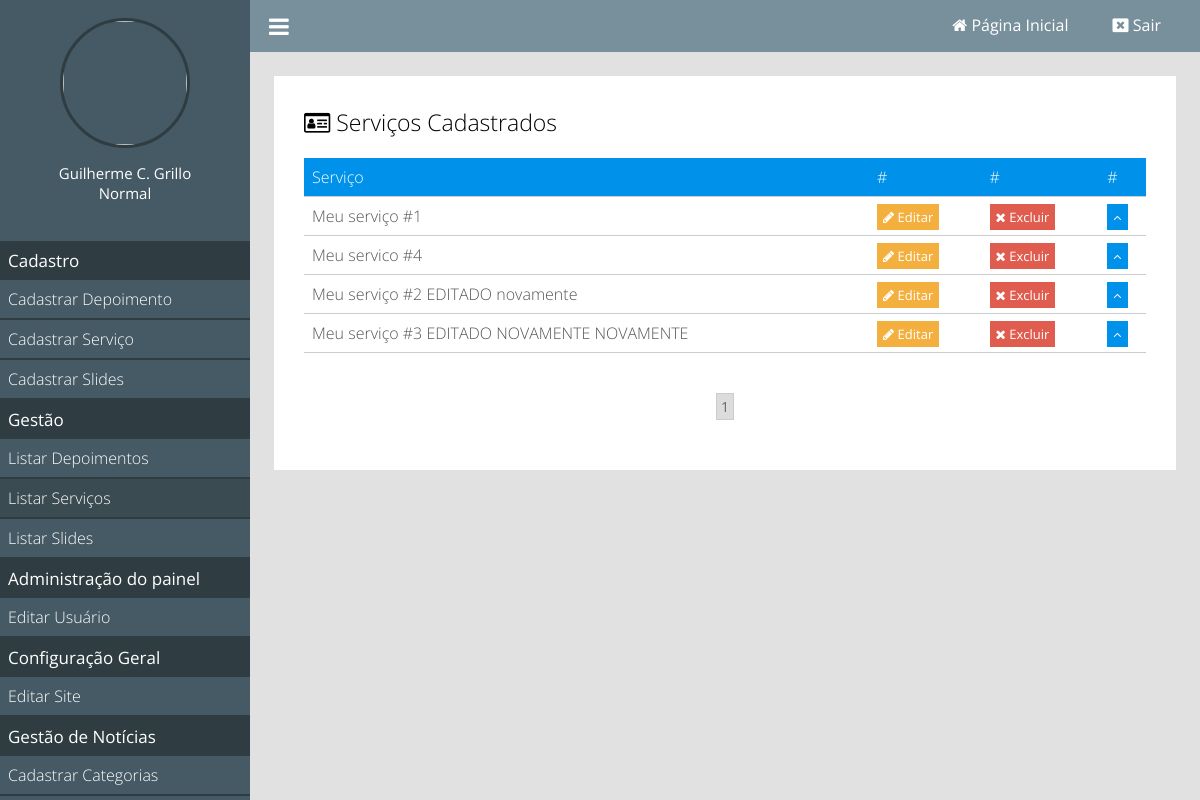
/painel/listar-servicos (signed in), run on the app's committed database.
### classes/MySql.php (called while the page is built)
<?php
	class MySql{
		private static $pdo;
		public static function conectar(){
			if(self::$pdo == null){
				try{
				self::$pdo = new PDO('mysql:host='.HOST.';dbname='.DATABASE,USER,PASSWORD,array(PDO::MYSQL_ATTR_INIT_COMMAND => "SET NAMES utf8"));
				self::$pdo->setAttribute(PDO::ATTR_ERRMODE,PDO::ERRMODE_EXCEPTION);
				}catch(Exception $e){
					echo '<h2>Erro ao conectar</h2>';
				}
			}
			return self::$pdo;
		}
	}
?>

### painel/pages/listar-servicos.php (the view, shortened to what this page needs)
<?php
	$paginaAtual = isset($_GET['pagina']) ? (int)$_GET['pagina'] : 1;
	$porPagina = 4;
	$servicos = Painel::selectAll('tb_site.servicos',($paginaAtual - 1) * $porPagina,$porPagina);
?>
<div class="box-content">
	<h2><i class="fa fa-id-card-o" aria-hidden="true"></i> Serviços Cadastrados</h2>
	<div class="wraper-table">
	<table>
		<tr>
			<td>Serviço</td>
			<td>#</td>
			<td>#</td>
			<td>#</td>
		</tr>
		<?php
			foreach ($servicos as $key => $value) {
		?>
		<tr>
			<td><?php echo $value['servico']; ?></td>
			<td><a class="btn edit" href="<?php echo INCLUDE_PATH_PAINEL ?>editar-servico?id=<?php echo $value['id']; ?>"><i class="fa fa-pencil"></i> Editar</a></td>
			<td><a actionBtn="delete" class="btn delete" href="<?php echo INCLUDE_PATH_PAINEL ?>listar-servicos?excluir=<?php echo $value['id']; ?>"><i class="fa fa-times"></i> Excluir</a></td>
			<td><a class="btn order" href="<?php echo INCLUDE_PATH_PAINEL ?>listar-servicos?order=up&id=<?php echo $value['id'] ?>"><i class="fa fa-angle-up"></i></a></td>
		</tr>
		<?php } ?>
	</table>
	</div>
	<div class="paginacao">
		<?php
			$totalPaginas = ceil(count(Painel::selectAll('tb_site.servicos')) / $porPagina);
			for($i = 1; $i <= $totalPaginas; $i++){
				if($i == $paginaAtual)
					echo '<a class="page-selected" href="'.INCLUDE_PATH_PAINEL.'listar-servicos?pagina='.$i.'">'.$i.'</a>';
				else
					echo '<a href="'.INCLUDE_PATH_PAINEL.'listar-servicos?pagina='.$i.'">'.$i.'</a>';
			}
		?>
	</div>
</div>

### painel/css/style.css (style rules this page uses)
* { margin: 0; padding: 0; box-sizing: border-box; font-family: "Open Sans"; }
html,body { height: 100%; background: rgb(225,225,225); }
body { overflow-x: hidden; }
.box-content { background: white; padding: 30px; margin-bottom: 25px; }
.box-content h2 { font-weight: 300; font-size: 23px; }
.wraper-table { overflow-x: auto; }
table { font-weight: 300; min-width: 900px; margin:20px 0; width: 100%; border-collapse: collapse; }
table tr:nth-of-type(1) { background: #0091ea; color: white; }
table tr { border-bottom: 1px solid #ccc; }
table tr { color: #555; }
table td { padding: 8px; }
table a.btn { font-weight: normal; font-size: 13px; color: white; text-decoration: none; padding: 4px 6px; }
a.btn.edit { background: #F4B03E; }
a.btn.delete { background: #E05C4E; }
a.btn.order { background: #0091ea; }
.paginacao { margin:20px 0; text-align: center; }
.paginacao a { font-size: 14px; margin:0 8px; display: inline-block; padding: 3px 4px; border: 1px solid #ccc; text-decoration: none; color: #666; }
.paginacao a.page-selected { background: rgb(220,220,220); }

### data on the page
tb_site.servicos: servico "Meu serviço #1"
tb_site.servicos: servico "Meu servico #4"
tb_site.servicos: servico "Meu serviço #2 EDITADO novamente"
tb_site.servicos: servico "Meu serviço #3 EDITADO NOVAMENTE NOVAMENTE"

### other printed values
$_SESSION['nome'] "Guilherme C. Grillo"
pegaCargo($_SESSION['cargo']) "Normal"
